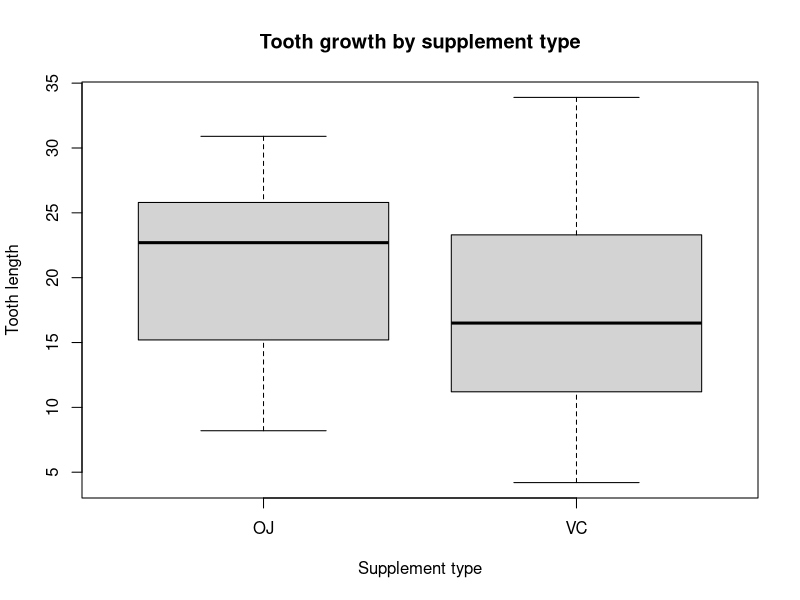
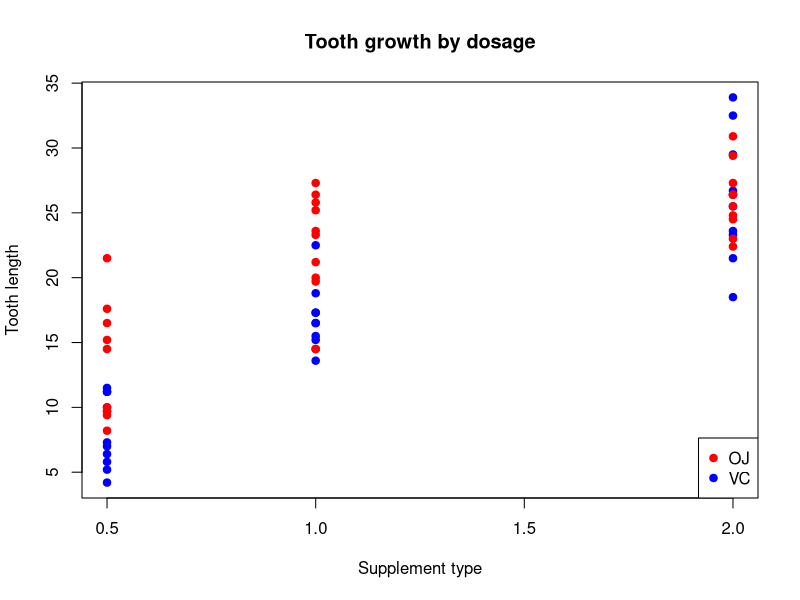

Write the R code that produced these figures, in order.
## ---- chunk 1
require("datasets")
str(ToothGrowth)
## ---- chunk 2
?ToothGrowth
## ---- chunk 3
table(ToothGrowth$supp, ToothGrowth$dose)
## ---- chunk 4
plot(x=ToothGrowth$supp, 
     y=ToothGrowth$len,
     main='Tooth growth by supplement type',
     xlab='Supplement type',
     ylab='Tooth length')
## ---- chunk 5
plot(x=ToothGrowth$dose, 
     y=ToothGrowth$len,
     col=c('red','blue')[ToothGrowth$supp],
     pch=19,
     main='Tooth growth by dosage',
     xlab='Supplement type',
     ylab='Tooth length')

legend('bottomright',
       legend=levels(ToothGrowth$supp),
       pch=19,
       col=c('red','blue'),
       text.col = 'black')
